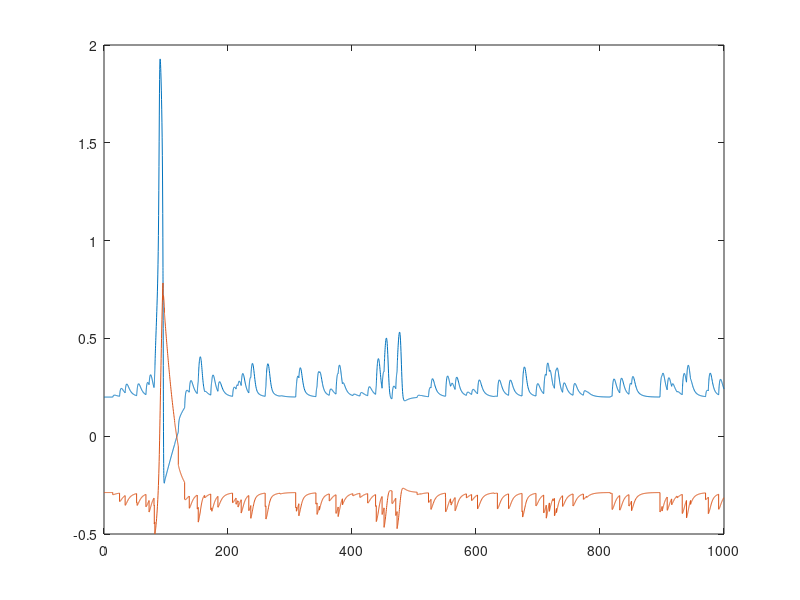
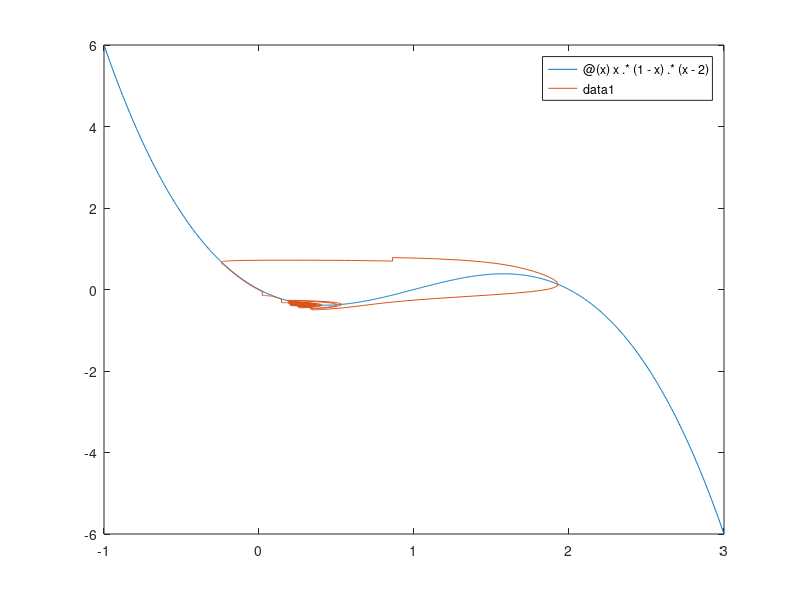

Write the MATLAB code that produced these figures, in order.
alpha = 0.01; beta = 0.02;
f=@(t,Y) [Y(1)*(1-Y(1))*(Y(1)-2)-Y(2);...
    0.1*(Y(1)-0.2)];

IC = [0.2;-0.288];

max_time = 1000;
mean_interkick_time = 10;
lambda = 1/mean_interkick_time;
N = poissrnd(max_time*lambda); % random number of kicks
%%% kick times
U = max_time*rand(N,1); % sample N points from interval [0,max_time]
sorted_U = [0; sort(U); max_time]; % sort the points to get kick times
tau = [diff(sorted_U)];

min_kick_size = -0.1;
max_kick_size = 0;
kicks = [min_kick_size + (max_kick_size-min_kick_size)*rand(N,1); 0];

[t,y] = ode45(f,[0,max_time],IC);

tall = [];
Yall = [];
if N>0
    for j = 1:(N+1)
        [ts, Ys] = ode45(f,[0,tau(j)], IC); % flow
        k = [0, kicks(j)]; % kicks are only applied to predators
        IC = Ys(end,:) + k; % add kick for next flow
        % store times output by ODE45
        % (shifted by previous total kick times)
        % and store ODE variables output by ODE45
        tall = [tall; ts+sum(tau(1:(j-1)))]; 
        Yall = [Yall; Ys];
    end
else % special case when no kicks occur
    [tall, Yall] = ode45(f,[0,max_time], IC);
end

figure
plot(tall,Yall)
%hold on
%plot(t,y)
%plot(y(:,1),y(:,2), '*')
figure
fplot(@(x) x.*(1-x).*(x-2),[-1,3])
hold on
plot(Yall(:,1), Yall(:,2))